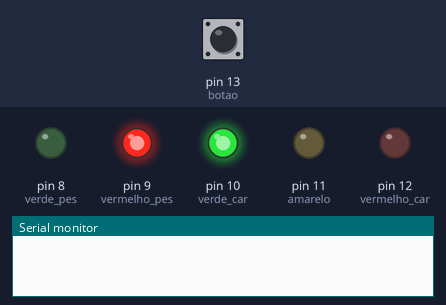
Bench run of a sketch on a simulated Arduino Uno, built with avr-gcc and run on an emulated ATmega328P. Parts: output pins drawn as LEDs (lit = HIGH), the last lines printed to the serial monitor. The test bench sets the inputs (shaded band); at power-on: pin 13 (botao) LOW.

Above: at 1.2 s.
1.3 s: pin 13 (botao) pulled HIGH for 0.15 s
At 4.6 s:
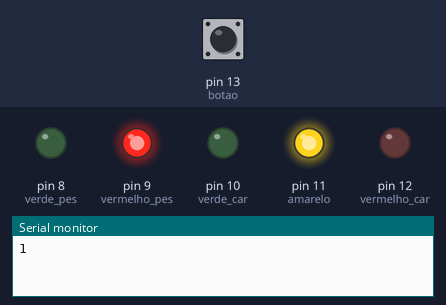
At 6.1 s:
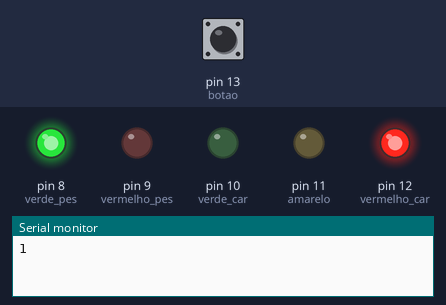
Timing chart, 0 to 11.8 s (numbered marks = the images above; inputs shaded):
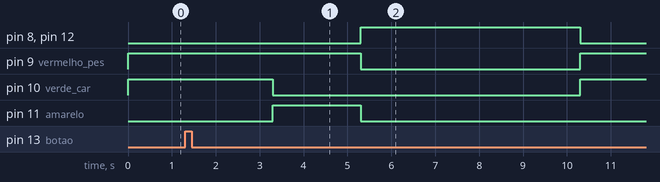

Measured:
- after the input at 1.3 s, pin 8 (verde_pes), pin 12 (vermelho_car): LOW → HIGH after 4.0 s, → LOW 5.0 s later; pin 9 (vermelho_pes): HIGH → LOW after 4.0 s, → HIGH 5.0 s later; pin 10 (verde_car): HIGH → LOW after 2.0 s, → HIGH 7.0 s later; pin 11 (amarelo): LOW → HIGH after 2.0 s, → LOW 2.0 s later

The sketch:

semaforo.ino
```cpp
const int botao =13;
const int vermelho_car =12;
const int amarelo =11;
const int verde_car =10;
const int verde_pes =8;
const int vermelho_pes=9;

void setup()
{
  pinMode(botao, INPUT);
  pinMode(vermelho_car,OUTPUT);
  pinMode(amarelo,OUTPUT);
  pinMode(verde_car,OUTPUT);
  pinMode(verde_pes,OUTPUT);
  pinMode(vermelho_pes,OUTPUT);

  Serial.begin(9600);
  digitalWrite(verde_car,HIGH);
  digitalWrite(vermelho_pes,HIGH);
}

void loop()
{
  if(digitalRead(botao) == HIGH){
    Serial.println(digitalRead(botao));
    //tempo para mudar o sinal verde dos carros
    delay(2000);
    digitalWrite(verde_car,LOW);
    digitalWrite(amarelo, HIGH);
    delay(2000);
    digitalWrite(amarelo, LOW);
    digitalWrite(vermelho_car,HIGH);

    //apos ter passado pelo amarelo e o vermelho, fica verde para os pedestres
    digitalWrite(vermelho_pes,LOW);
  	digitalWrite(verde_pes,HIGH);

    //tempo para os pedestres passarem
    delay(5000);
    digitalWrite(verde_pes,LOW);
  	digitalWrite(vermelho_pes,HIGH);

    //liberando o sinal para os carros
    digitalWrite(vermelho_car,LOW);
    digitalWrite(verde_car,HIGH);
  	//cooldown para poder solicitar a passagen novamente
    delay(15000);
  }
}
```
